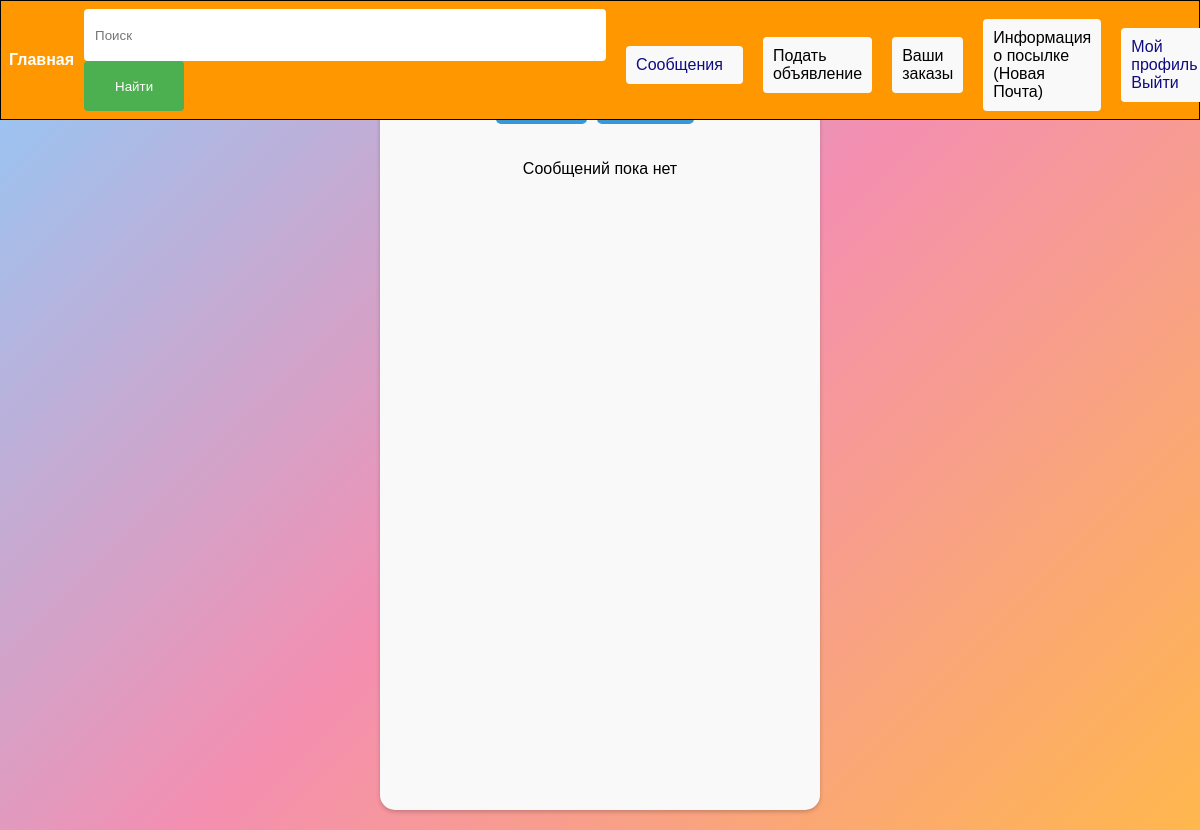
Page /user_sell (signed in) on the earlier database version.
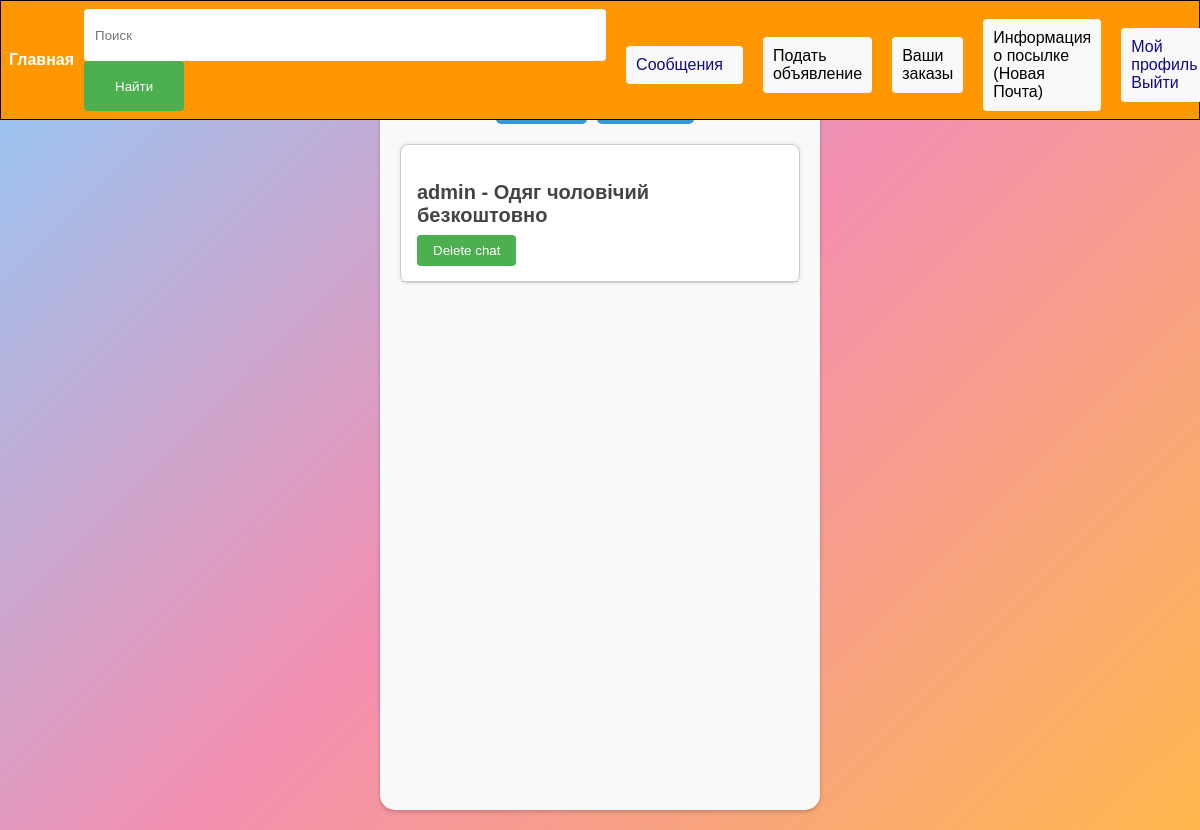
Same page on the later database version.
### bboard/models.py (models this page shows, shortened)
class Chat(models.Model):
    sender = models.ForeignKey(User, related_name='sent_chats', on_delete=models.CASCADE, null=True)
    receiver = models.ForeignKey(User, related_name='received_chats', on_delete=models.CASCADE, null=True)
    product = models.ForeignKey(Product, on_delete=models.CASCADE)
    created_at = models.DateTimeField(auto_now_add=True)
    last_message = models.ForeignKey('Message', null=True, blank=True, on_delete=models.SET_NULL,
                                     related_name='chat_messages')

class Product(models.Model):
    user = models.ForeignKey(User, on_delete=models.CASCADE)
    category = models.ForeignKey(Category, on_delete=models.CASCADE)
    title = models.CharField(max_length=200)
    slug = models.SlugField(unique=True, max_length=400, verbose_name="URL", blank=True)
    description = models.TextField()
    price = models.DecimalField(max_digits=10, decimal_places=2)
    image_1 = models.ImageField(upload_to="products", null=True, blank=True)
    image_2 = models.ImageField(upload_to='products', null=True, blank=True)
    image_3 = models.ImageField(upload_to='products', null=True, blank=True)
    created_at = models.DateTimeField(auto_now_add=True, null=True)
    thumbnail_1 = ImageSpecField(source='image_1',
                                 processors=[ResizeToFill(200, 200)],
                                 format='JPEG',
                                 options={'quality': 100})
    thumbnail_2 = ImageSpecField(source='image_2',
                                 processors=[ResizeToFill(200, 200)],
                                 format='JPEG',
                                 options={'quality': 100})
    thumbnail_3 = ImageSpecField(source='image_3',
                                 processors=[ResizeToFill(200, 200)],
                                 format='JPEG',
                                 options={'quality': 100})

### accounts/models.py (models this page shows)
class User(AbstractUser):
    phone_number = models.CharField(max_length=20)
    city = models.CharField(max_length=100, choices=CITY_CHOICES)

### bboard/views.py (the view)
# urls.py: path('user_sell', views.user_sell, name="user_sell"),
def user_sell(request):
    chats = Chat.objects.filter(receiver=request.user).select_related('sender')
    temp = "sell"
    return render(request, "products/sell.html", {"chats": chats, "temp": temp})

### templates/products/sell.html (shortened to what this page needs)
{% extends 'base.html' %}
{% load static %}
{%block styles%}<link rel="stylesheet" type="text/css" href="{% static 'buy_styles.css' %}">{% endblock %}
{% block content %}
<div class="chats-199">
    <div class="css-1382m1k">
        <a href="{%url 'user_sell' %}" class="{% if temp == 'sell' %}current-page{%endif%}">Продаю</a>
        <a href="{% url 'user_buy' %}" class="{% if temp == 'buy' %}current-page{%endif%}">Покупаю</a>
    </div>
    <div class="css-1b3tih6">
        {%if chats%}
        {% for chat in chats %}
        <a href="{%url 'chat' chat.id%}">
            <div class="chat-container-445">
                <p class="username-765">{{ chat.sender.username }} - {{chat.product.title}} </p>
                <form action="{% url 'delete_chat' chat.id %}" method="POST">
                    <button type="submit">Delete chat</button>
                </form>
            </div>
        </a>
        {% endfor %}
        {%else%}
            <p align="center">Сообщений пока нет</p>
        {%endif%}
    </div>
</div>
{% endblock %}

Differences in the rows shown:
added Chat: sender.username "admin", product "Одяг чоловічий безкоштовно"
Other differences:
text no longer shown: "Сообщений пока нет"
